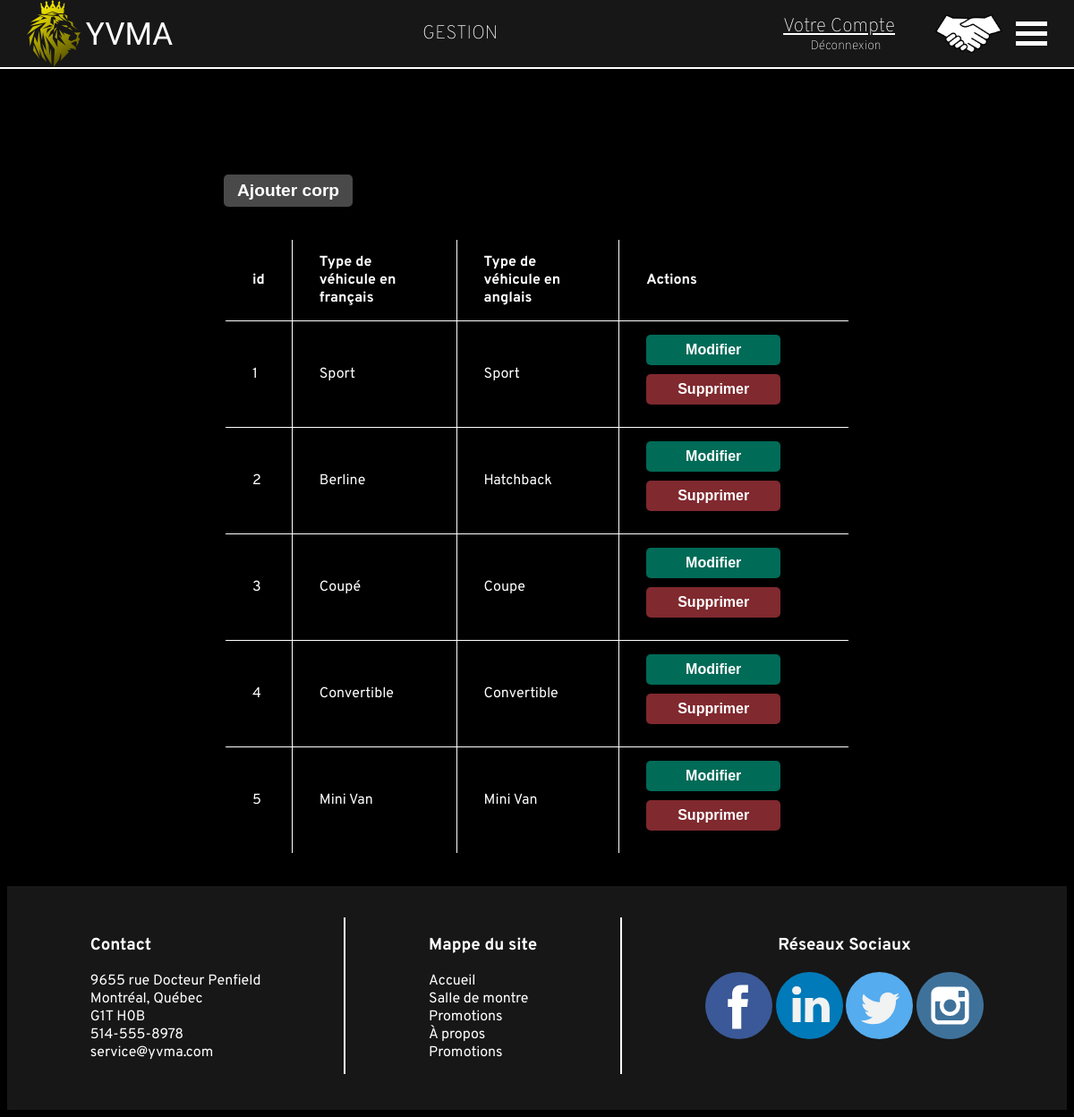
Screenshot of /VEHICULES_DOCCASION_INC/index.php?Voiture&action=ListeCorps (signed in) with the database file from the repository.
### tables this page shows
CREATE TABLE corps (
	idCorps SMALLINT UNSIGNED AUTO_INCREMENT,
	nomCorpsFR VARCHAR(30) NOT NULL,
	nomCorpsEN VARCHAR(30) NOT NULL,
	visibilite BOOLEAN NOT NULL,
	PRIMARY KEY(idCorps)
);

### VEHICULES_DOCCASION_INC/index.php (called while the page is built, shortened)
<?php
    function mon_autoloader($classe) {
        $repertoires = array(RACINE . "controleurs/",
						RACINE . "modeles/",
						RACINE . "vues/");
        foreach ($repertoires as $rep) {
            if (file_exists($rep . $classe . ".php")) {
                return;
            }
        }
    }
	Routeur::route();
?>

### VEHICULES_DOCCASION_INC/modeles/TemplateDAO.php (called while the page is built, shortened)
<?php
	abstract class TemplateDAO {
		protected $connexion;
		public function __construct() {
			$this->connexion = new PDO("mysql:host=localhost;dbname=concessionnaire", "root", "");
			$this->connexion->exec("SET NAMES'UTF8'");
		}
        public function obtenir_tous($nomTable) {
            $requete = "SELECT * FROM $nomTable WHERE $nomTable.visibilite = 1";
            $resultats = $this -> connexion -> query($requete);
            $resultats -> execute();
            return $resultats -> fetchAll(PDO::FETCH_ASSOC);
        }
	}
?>

### VEHICULES_DOCCASION_INC/vues/ListeCorpAdmin.php (the view, shortened to what this page needs)
<section class="yu-section">
    <div class="yu-table-corp yu-btn-ajouter-container">
        <button class="yu-btn-ajouter">Ajouter corp</button>
    </div>
    <table class="yu-table yu-table-corp">
        <thead>
            <tr>
                <th>id</th>
                <th>Type de véhicule en français</th>
                <th>Type de véhicule en anglais</th>
                <th>Actions</th>
            </tr>
        </thead>
    <tbody>
    <?php foreach ($data as $corp) { ?>
        <tr>
            <td data-js-idCorps><?= $corp["idCorps"]?></td>
            <td><?= $corp["nomCorpsFR"]?></td>
            <td><?= $corp["nomCorpsEN"]?></td>
            <td><button class="yu-btn-modifier yu-btn">Modifier</button><button class="yu-btn-supprimer yu-btn">Supprimer</button></td>
        </tr>
    <?php }?>
    </tbody>
    </table>
</section>

### VEHICULES_DOCCASION_INC/assets/styles/styles.css (style rules this page uses)
* { color: white; }
body { max-width: 100%; margin-top: calc(75px - 30px); box-sizing: border-box; font-family: 'Overpass', sans-serif; overflow-x: hidden; }
button { -webkit-appearance: none; -moz-appearance: none; border: none; border-radius: 0; cursor: pointer; outline: none; padding: .5em 20px; transition: background-color .3s ease; width: fit-content; }
table { border-collapse: collapse; }
table, tr, th, td { border: solid 1px black; }
th, td { padding: 15px 30px; text-align: left; }

### VEHICULES_DOCCASION_INC/assets/styles/admin.css (style rules this page uses)
body { background-color: black; background-size: cover; background-attachment: fixed; background-position-y: 75px; overflow-x: hidden; }
.yu-btn-ajouter { color: white; padding: 7px 15px; background: rgba(73, 73, 73, 1); border-radius: 5px; box-shadow: 0 0 8px 1px rgb(0 0 0 / 70%); max-width: 1024px; margin: 70px 0 0 0; font-size: 1.2em; font-weight: 600; text-align: center; }
.yu-btn-modifier { background: rgb(0, 107, 87, 1); width: 150px; margin: 0 auto; border-radius: 5px; box-shadow: 0 0 8px 1px rgb(0 0 0 / 70%); font-size: 1em; font-weight: 600; }
.yu-btn-supprimer { background: #80292F; width: 150px; margin: 10px auto; border-radius: 5px; box-shadow: 0 0 8px 1px rgb(0 0 0 / 70%); font-size: 1em; font-weight: 600; }
.yu-table, .yu-table th, .yu-table td { border: 1px solid white; border-collapse: collapse; color: white; }
.yu-table { width: 100%; max-width: 100%; margin: 70px auto; background: rgba(0, 0, 0, 0.9); box-shadow: 0 0 16px 15px rgba(0, 0, 0, 0.7); border: 2px solid rgba(0, 0, 0, 0); }
.yu-btn-ajouter-container { padding-top: 80px; }
.yu-table-corp { max-width: 700px; margin: 35px auto; }

### rows the page displays
corps: idCorps "1", nomCorpsFR "Sport", nomCorpsEN "Sport"
corps: idCorps "2", nomCorpsFR "Berline", nomCorpsEN "Hatchback"
corps: idCorps "3", nomCorpsFR "Coupé", nomCorpsEN "Coupe"
corps: idCorps "4", nomCorpsFR "Convertible", nomCorpsEN "Convertible"
corps: idCorps "5", nomCorpsFR "Mini Van", nomCorpsEN "Mini Van"
